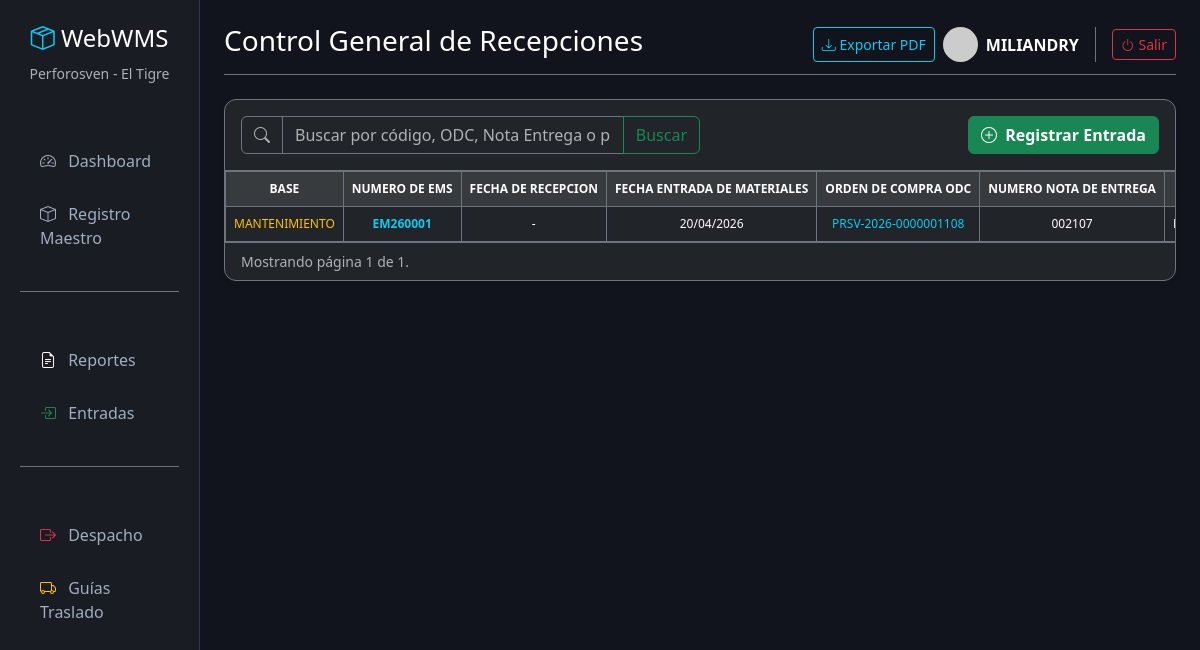
The page /entradas/ (signed in) on the database its author committed.
### inventario/models.py (models this page shows, shortened)
class DetalleRecepcion(models.Model):
    reporte = models.ForeignKey(ReporteRecepcion, on_delete=models.SET_NULL, null=True, blank=True, verbose_name="Reporte (RP)")
    material = models.ForeignKey(Material, on_delete=models.SET_NULL, null=True, blank=True, verbose_name="Material (Cód. Catálogo)")
    descripcion_entrada = models.CharField(max_length=500, blank=True, null=True, verbose_name="Descripción (según ODC)")
    fecha_recepcion = models.DateField(default=timezone.now, verbose_name="Fecha de Recepción")
    nro_rq = models.CharField(max_length=50, blank=True, null=True, verbose_name="Nro. RQ")
    departamento = models.CharField(max_length=100, blank=True, null=True, verbose_name="Dpto / Equipo")
    nro_control_entrada = models.CharField(max_length=20, blank=True, verbose_name="Nro. Control (EM/EA)")
    nro_odc = models.CharField(max_length=50, verbose_name="Orden de Compra (ODC)")
    nro_nota_entrega = models.CharField(max_length=50, verbose_name="Nota de Entrega")
    proveedor = models.CharField(max_length=200, verbose_name="Proveedor")
    cantidad_solicitada = models.DecimalField(max_digits=10, decimal_places=2, verbose_name="Cant. Solicitada (ODC)")
    cantidad_recibida = models.DecimalField(max_digits=10, decimal_places=2, verbose_name="Cant. Recibida Física")
    precio_unitario = models.DecimalField(max_digits=12, decimal_places=2, blank=True, null=True, verbose_name="U.P. (USD)")
    observaciones = models.CharField(max_length=255, blank=True, null=True, verbose_name="Observaciones")
    class Meta:
        verbose_name = "Entradas del Almacen"
        verbose_name_plural = "Control de Entradas"

### inventario/views.py (the view)
# urls.py: path('entradas/', views.lista_entradas, name='lista_entradas'),
@login_required(login_url='login')
def lista_entradas(request):
    query = request.GET.get('buscar', '')
    if query:
        from django.db.models import Q
        recepciones_lista = DetalleRecepcion.objects.select_related('material', 'reporte').filter(
            Q(material__codigo__icontains=query) |
            Q(material__descripcion__icontains=query) |
            Q(nro_odc__icontains=query) |
            Q(nro_nota_entrega__icontains=query) |
            Q(proveedor__icontains=query)
        ).order_by('-fecha_recepcion', '-id')
    else:
        recepciones_lista = DetalleRecepcion.objects.select_related('material', 'reporte').all().order_by('-fecha_recepcion', '-id')
    from django.core.paginator import Paginator
    paginator = Paginator(recepciones_lista, 50)
    page_number = request.GET.get('page')
    recepciones_paginadas = paginator.get_page(page_number)
    contexto = {'recepciones': recepciones_paginadas, 'query': query}
    return render(request, 'inventario/lista_entradas.html', contexto)

### inventario/templates/inventario/lista_entradas.html (shortened to what this page needs)
{% extends 'inventario/base.html' %}
{% block header %}Control General de Recepciones{% endblock %}
{% block content %}
<div class="card shadow-sm bg-dark border-secondary">
    <div class="card-header bg-transparent border-secondary py-3 d-flex justify-content-between align-items-center">
        <form method="GET" class="d-flex w-50">
            <div class="input-group">
                <span class="input-group-text bg-dark border-secondary text-muted"><i class="bi bi-search"></i></span>
                <input type="text" name="buscar" value="{{ query }}" class="form-control bg-dark text-white border-secondary" placeholder="Buscar por código, ODC, Nota Entrega o proveedor...">
                <button class="btn btn-outline-success" type="submit">Buscar</button>
            </div>
        </form>
        {% if user.is_staff %}
        <a href="{% url 'registrar_entrada' %}" class="btn btn-success fw-bold">
            <i class="bi bi-plus-circle me-1"></i> Registrar Entrada
        </a>
        {% endif %}
    </div>
    <div class="card-body p-0">
        <div class="table-responsive" style="max-height: 65vh; overflow-y: auto; overflow-x: auto; white-space: nowrap;">
            <table class="table table-dark table-hover table-bordered border-secondary mb-0" style="font-size: 12px;">
                <thead class="table-active text-success text-center sticky-top">
                    <tr>
                        <th>BASE</th>
                        <th>NUMERO DE EMS</th>
                        <th>FECHA DE RECEPCION</th>
                        <th>FECHA ENTRADA DE MATERIALES</th>
                        <th>ORDEN DE COMPRA ODC</th>
                        <th>NUMERO NOTA DE ENTREGA</th>
                        <th>PROVEEDOR</th>
                    </tr>
                </thead>
                <tbody>
                    {% for item in recepciones %}
                    <tr class="align-middle text-center fila-entrada" style="cursor: pointer;"
                        data-odc="{{ item.nro_odc }}"
                        data-nota="{{ item.nro_nota_entrega }}"
                        data-em="{{ item.nro_control_entrada }}"
                        onclick="abrirHistorialPanel('{{ item.nro_odc|escapejs }}', '{{ item.nro_nota_entrega|escapejs }}', '{{ item.nro_control_entrada|escapejs }}')">
                        <td class="text-warning">{{ item.departamento|default_if_none:"-" }}</td>
                        <td class="text-info fw-bold">{{ item.nro_control_entrada|default_if_none:"-" }}</td>
                        <td>{% if item.reporte %}{{ item.reporte.fecha_recepcion|date:"d/m/Y" }}{% else %}-{% endif %}</td>
                        <td>{{ item.fecha_recepcion|date:"d/m/Y" }}</td>
                        <td class="text-info">{{ item.nro_odc }}</td>
                        <td>{{ item.nro_nota_entrega }}</td>
                        <td class="text-start text-truncate" style="max-width: 150px;" title="{{ item.proveedor }}">{{ item.proveedor|truncatechars:20 }}</td>
                    </tr>
                    {% empty %}
                    <tr>
                        <td colspan="16" class="text-center py-5 text-muted">No se encontraron recepciones de materiales.</td>
                    </tr>
                    {% endfor %}
                </tbody>
            </table>
        </div>
        <div class="card-footer bg-transparent border-secondary d-flex justify-content-between align-items-center">
            <small class="text-muted">
                Mostrando página {{ recepciones.number }} de {{ recepciones.paginator.num_pages }}.
            </small>
        </div>
    </div>
</div>
{% endblock %}

### inventario/templates/inventario/base.html (shortened to what this page needs)
<!DOCTYPE html>
<html lang="es" data-bs-theme="dark">
<head>
    <link href="https://cdn.jsdelivr.net/npm/bootstrap@5.3.2/dist/css/bootstrap.min.css" rel="stylesheet">
    <link rel="stylesheet" href="https://cdn.jsdelivr.net/npm/bootstrap-icons@1.11.1/font/bootstrap-icons.css">
</head>
<body>
    <div class="container-fluid">
        <div class="row">
            <nav class="col-md-3 col-lg-2 d-md-block sidebar py-4">
                <div class="text-center mb-4">
                    <h4 class="text-white"><i class="bi bi-box-seam text-info"></i> WebWMS</h4>
                    <small class="text-muted">Perforosven - El Tigre</small>
                </div>
                <ul class="nav flex-column px-2">
                    <li class="nav-item mb-1">
                        <span class="text-uppercase small text-muted fw-bold px-3" style="letter-spacing: 1px;"></span>
                    </li>
                    <li class="nav-item">
                        <a class="nav-link" href="{% url 'dashboard' %}"><i class="bi bi-speedometer2 me-2"></i>
                            Dashboard</a>
                    </li>
                    <li class="nav-item">
                        <a class="nav-link" href="{% url 'lista_materiales' %}"><i class="bi bi-box me-2"></i> Registro
                            Maestro</a>
                    </li>
                    <li class="nav-item mt-4 mb-1 border-top border-secondary pt-3">
                        <span class="text-uppercase small text-muted fw-bold px-3" style="letter-spacing: 1px;"></span>
                    </li>
                    <li class="nav-item">
                        <a class="nav-link" href="{% url 'reportes' %}">
                            <i class="bi bi-file-earmark-text text-light me-2"></i> Reportes
                        </a>
                    </li>
                    <li class="nav-item">
                        <a class="nav-link" href="{% url 'lista_entradas' %}">
                            <i class="bi bi-box-arrow-in-right text-success me-2"></i> Entradas
                        </a>
                    </li>
                    <li class="nav-item mt-4 mb-1 border-top border-secondary pt-3">
                        <span class="text-uppercase small text-muted fw-bold px-3" style="letter-spacing: 1px;"></span>
                    </li>
                    <li class="nav-item">
                        <a class="nav-link" href="{% url 'lista_salidas' %}">
                            <i class="bi bi-box-arrow-right text-danger me-2"></i> Despacho
                        </a>
                    </li>
                    <li class="nav-item">
                        <a class="nav-link" href="{% url 'lista_guias' %}">
                            <i class="bi bi-truck text-warning me-2"></i> Guías Traslado
                        </a>
                    </li>
                </ul>
            </nav>
            <main class="col-md-9 ms-sm-auto col-lg-10 px-md-4 py-4">
                <div
                    class="d-flex justify-content-between flex-wrap flex-md-nowrap align-items-center pb-2 mb-4 border-bottom border-secondary">
                    <h1 class="h3 text-white">{% block header %}Dashboard Analítico{% endblock %}</h1>
                    <div class="btn-toolbar mb-2 mb-md-0">
                        <button type="button" class="btn btn-sm btn-outline-info me-2">
                            <i class="bi bi-download"></i> Exportar PDF
                        </button>
                        <div class="btn-toolbar mb-2 mb-md-0 align-items-center">
                            <div class="d-flex align-items-center border-end border-secondary pe-3 me-3">
                                <img src="https://ui-avatars.com/api/?name={{ user.username }}&background=0D8ABC&color=fff"
                                    class="rounded-circle me-2" width="35">
                                <span class="text-white fw-bold text-uppercase">{{ user.username }}</span>
                            </div>
                            <form action="{% url 'logout' %}" method="post" class="m-0">
                                <button type="submit" class="btn btn-sm btn-outline-danger">
                                    <i class="bi bi-power"></i> Salir
                                </button>
                            </form>
                        </div>
                    </div>
                </div>
                {% block content %}
                {% endblock %}
            </main>
        </div>
    </div>
</body>
</html>

### inventario/templates/inventario/base.html (style rules this page uses)
body { background-color: #12141d; color: #a0aec0; }
.sidebar { height: 100vh; background-color: #1a1c23; border-right: 1px solid #2d3748; }
.nav-link { color: #a0aec0; padding: 12px 20px; border-radius: 8px; margin-bottom: 5px; }
.card { background-color: #1a1c23; border: 1px solid #2d3748; border-radius: 12px; }
.table-dark { background-color: #1a1c23; }

### rows shown on the page
DetalleRecepcion: departamento "MANTENIMIENTO", nro_control_entrada "EM260001", fecha_recepcion "20/04/2026", nro_odc "PRSV-2026-0000001108", nro_nota_entrega "002107"

### other values the page prints
{{ user.username }} "MILIANDRY"
{{ recepciones.number }} "1"
{{ recepciones.paginator.num_pages }} "1"
